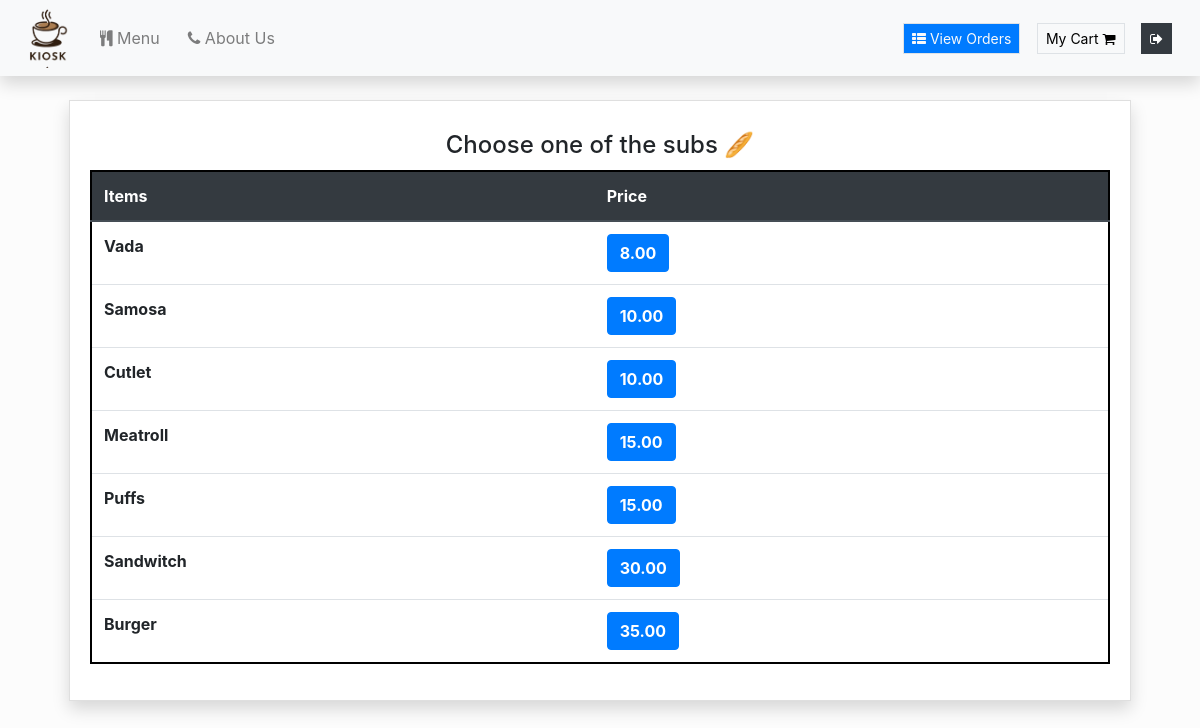
/Subs (signed in), run on the app's committed database.
### orders/models.py (models this page shows, shortened)
class Sub(models.Model):
    subs = models.CharField(max_length=200)
    price = models.DecimalField(max_digits=6, decimal_places=2)
    class Meta:
        verbose_name = "List of Subway Food"
        verbose_name_plural = "List of Subway Food"

### orders/views.py (the view)
# urls.py: path("Subs", views.subs, name="subs"),
def subs(request):
    if request.user.is_authenticated:
        return render(request, "orders/sub.html", context = {"dishes":Sub.objects.all})
    else:
        return redirect("orders:login")

### orders/templates/orders/sub.html
{% extends 'orders/header.html' %} {% block content %}
<div class="container">
    <div class="content my-4 px-4">
        <div class="card rounded-0 shadow">
            <div class="card-body">
                <h4 style="margin:10px; text-align:center;"> Choose one of the subs &#x1f956 </h4>
                <div class="row justify-content-center">
                    <table class="table" style="border: 2px solid black">
                        <thead class="thead-dark">
                            <tr>
                                <th scope="col">Items</th>
                                <th scope="col">Price</th>
                            </tr>
                        </thead>
                        <tbody>
                            {% for dish in dishes %}
                            <tr>
                                <th>{{dish.subs}}</th>
                                <td><button type="button" class="btn btn-primary" onclick="add_to_cart({item_description:'Small Sub - {{dish.subs}}' , price:{{dish.price}}})"><strong>{{dish.price}}</strong></button></td>
                            </tr>
                            {% endfor %}
                        </tbody>
                    </table>
                </div>
            </div>
        </div>
    </div>
</div>
{% endblock %}

### orders/static/orders/style.css (style rules this page uses)
html, body { height: 100%; width: 100%; }
body { background-repeat: no-repeat; background-size: cover; background-position: center center; backdrop-filter: brightness(0.9887); }
.ctn, .row { padding:0; margin:0; }
.nav-item, button, .navbar-text a { margin-right: 12px; }

### data on the page
Sub: subs "Vada", price "8.00"
Sub: subs "Samosa", price "10.00"
Sub: subs "Cutlet", price "10.00"
Sub: subs "Meatroll", price "15.00"
Sub: subs "Puffs", price "15.00"
Sub: subs "Sandwitch", price "30.00"
Sub: subs "Burger", price "35.00"
